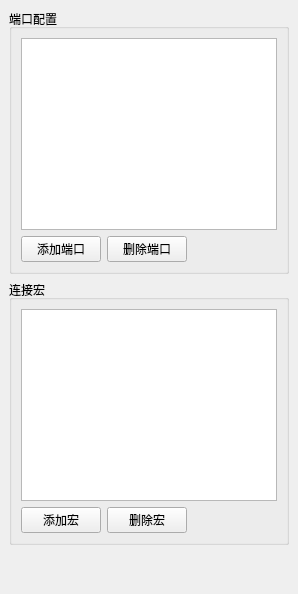
<?xml version="1.0" encoding="UTF-8"?>
<ui version="4.0">
 <class>PortConfigPanel</class>
 <widget class="QWidget" name="PortConfigPanel">
  <layout class="QVBoxLayout" name="verticalLayout">
   <item>
    <widget class="QGroupBox" name="groupPorts">
     <property name="title">
      <string>端口配置</string>
     </property>
     <layout class="QVBoxLayout" name="verticalLayoutPorts">
      <item>
       <widget class="QTableWidget" name="tablePorts"/>
      </item>
      <item>
       <layout class="QHBoxLayout" name="layoutPortButtons">
        <item>
         <widget class="QPushButton" name="btnAddPort">
          <property name="text">
           <string>添加端口</string>
          </property>
         </widget>
        </item>
        <item>
         <widget class="QPushButton" name="btnRemovePort">
          <property name="text">
           <string>删除端口</string>
          </property>
         </widget>
        </item>
        <item>
         <spacer name="portSpacer">
          <property name="orientation">
           <enum>Qt::Horizontal</enum>
          </property>
          <property name="sizeHint" stdset="0">
           <size>
            <width>40</width>
            <height>20</height>
           </size>
          </property>
         </spacer>
        </item>
       </layout>
      </item>
     </layout>
    </widget>
   </item>
   <item>
    <widget class="QGroupBox" name="groupMacros">
     <property name="title">
      <string>连接宏</string>
     </property>
     <layout class="QVBoxLayout" name="verticalLayoutMacros">
      <item>
       <widget class="QTableWidget" name="tableMacros"/>
      </item>
      <item>
       <layout class="QHBoxLayout" name="layoutMacroButtons">
        <item>
         <widget class="QPushButton" name="btnAddMacro">
          <property name="text">
           <string>添加宏</string>
          </property>
         </widget>
        </item>
        <item>
         <widget class="QPushButton" name="btnRemoveMacro">
          <property name="text">
           <string>删除宏</string>
          </property>
         </widget>
        </item>
        <item>
         <spacer name="macroSpacer">
          <property name="orientation">
           <enum>Qt::Horizontal</enum>
          </property>
          <property name="sizeHint" stdset="0">
           <size>
            <width>40</width>
            <height>20</height>
           </size>
          </property>
         </spacer>
        </item>
       </layout>
      </item>
     </layout>
    </widget>
   </item>
   <item>
    <spacer name="bottomSpacer">
     <property name="orientation">
      <enum>Qt::Vertical</enum>
     </property>
     <property name="sizeHint" stdset="0">
      <size>
       <width>20</width>
       <height>40</height>
      </size>
     </property>
    </spacer>
   </item>
  </layout>
 </widget>
 <layoutdefault spacing="6" margin="9"/>
 <resources/>
 <connections/>
</ui>
